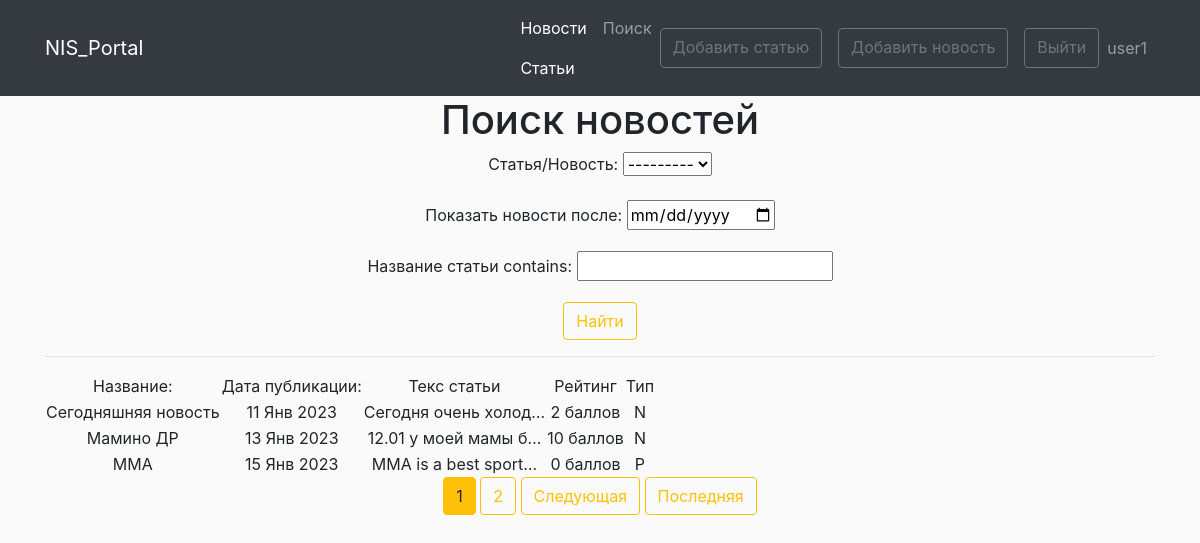
The page /posts/search (signed in) on the database its author committed.
### news/models.py (models this page shows, shortened)
class Post(models.Model):
    post = 'P'
    news = 'N'
    author = models.ForeignKey(Author, verbose_name='Автор', on_delete=models.CASCADE, related_name='posts')
    select = models.CharField('Статья/Новость', max_length=10, choices=SELECT, default=post)
    date = models.DateTimeField('Дата', default=timezone.now)
    categories = models.ManyToManyField(Category, through='PostCategory')
    title = models.CharField('Название статьи', max_length=120, unique=True)
    text = models.TextField('Основной текст статьи')
    rating_post = models.IntegerField(default=0)
    class Meta:
        verbose_name = 'Пост'
        verbose_name_plural = 'Посты'

### news/views.py (the view)
# urls.py: path('search', views.SearchNewsView.as_view(), name='news-search'),
class SearchNewsView(ListView):
    model = Post
    template_name = 'news/searchNews.html'
    context_object_name = 'news'
    paginate_by = 3
    def get_queryset(self):
        queryset = super().get_queryset()
        self.filterset = NewsFilter(self.request.GET, queryset)
        return self.filterset.qs
    def get_context_data(self, **kwargs):
        context = super().get_context_data(**kwargs)
        context['filterset'] = self.filterset
        return context

### news/templatetags/custom_filters.py (called while the page is built)
@register.filter()
def currency(value, code):
    postfix = CURRENCIES_SYMBOLS[code]
    return f'{value} {postfix}'

### news/templatetags/custom_tags.py (called while the page is built)
@register.simple_tag(takes_context=True)
def url_replace(context, **kwargs):
    d = context['request'].GET.copy()
    for k, v in kwargs.items():
        d[k] = v
    return d.urlencode()

### news/templates/news/searchNews.html (shortened to what this page needs)
{% extends 'news/base.html' %}
{% load custom_filters %}
{% load custom_tags %}
{% block content %}
   <h1>Поиск новостей</h1>
   <form action="" method="get">
       {{ filterset.form.as_p }}
       <input type="submit" class="btn btn-outline-warning" value="Найти" />
   </form>
   <hr>
    {% if news %}
       <table>
           <tr>
               <td>Название:</td>
               <td>Дата публикации:</td>
               <td>Текс статьи</td>
               <td>Рейтинг</td>
               <td>Тип</td>
           </tr>
           {% for new in news %}
           <tr>
               <td>{{ new.title }}</td>
               <td>{{ new.date|date:'d M Y' }}</td>
               <td>{{ new.text|truncatechars:20 }}</td>
               <td>{{ new.rating_post|currency:"score" }}</td>
               <td>{{ new.select }}</td>
           </tr>
           {% endfor %}
       </table>
 {% endif %}
   {% if is_paginated %}
      {% for num in page_obj.paginator.page_range %}
        {% if num == page_obj.number %}
          <button class="btn btn-warning">{{ num }}</button>
        {% elif num > page_obj.number|add:'-2' and num < page_obj.number|add:'2' %}
          <a href="?page={{ num }}" class="btn btn-outline-warning">{{ num }}</a>
        {% endif %}
      {% endfor %}
      {% if page_obj.has_next %}
        <a href="?{% url_replace page=page_obj.next_page_number %}" class="btn btn-outline-warning">Следующая</a>
        <a href="?{% url_replace page=page_obj.paginator.num_pages %}" class="btn btn-outline-warning">Последняя</a>
      {% endif %}
    {% endif %}
{% endblock content %}

### news/templates/news/base.html (shortened to what this page needs)
<!DOCTYPE html>
<html lang="en">
    <head>
        {% load static %}
        <link rel="stylesheet" href="https://stackpath.bootstrapcdn.com/bootstrap/4.1.3/css/bootstrap.min.css">
        <link href="{% static 'news/main.css' %}" rel="stylesheet" />
    </head>
    <body>
        <nav class="navbar navbar-expand-lg navbar-dark bg-dark static-top">
   <div class="container">
       <a class="navbar-brand" href="#">NIS_Portal</a>
       <div class="collapse navbar-collapse" id="navbarResponsive">
           <ul class="navbar-nav ml-auto">
               <li class="nav-item active">
                   <a class="nav-link" href="{% url 'news-main' %}">Новости
                   </a>
                   <a class="nav-link" href="{% url 'articles-main' %}">Статьи
                   </a>
               </li>
               <li class="nav-item">
                   <a class="nav-link" href="{% url 'news-search' %}">Поиск</a>
               </li>
           </ul>
           <div class="navbar-nav">
               {% if user.is_authenticated %}
               <a href="{% url 'articles-create' %}" class="btn btn-outline-secondary mr-3">Добавить статью</a>
               <a href="{% url 'news-create' %}" class="btn btn-outline-secondary mr-3">Добавить новость</a>
               <a href="{% url 'user-exit' %}" class="btn btn-outline-secondary">Выйти</a>
               <a class="nav-link" href="{% url 'profile' %}">{{ user.username }}</a>
               {% else %}
                <a href="{% url 'user-input' %}" class="btn btn-outline-secondary">Войти</a>
                <a href="{% url 'reg' %}" class="btn btn-outline-secondary mr-2">Регистрация</a>
               {% endif %}
           </div>
       </div>
   </div>
</nav>
        <div class="container">
            <div class="row">
                <div class="col-lg-12 text-center">
           {% block content %}
           {% endblock content %}
                </div>
            </div>
        </div>
    </body>
</html>

### news/static/news/main.css (style rules this page uses)
body { background: #fafafa }

### rows shown on the page
Post: title "Сегодняшняя новость", date "11 Янв 2023", text "Сегодня очень холод…", rating_post "2 баллов", select "N"
Post: title "Мамино ДР", date "13 Янв 2023", text "12.01 у моей мамы б…", rating_post "10 баллов", select "N"
Post: title "MMA", date "15 Янв 2023", text "MMA is a best sport…", rating_post "0 баллов", select "P"

### other values the page prints
{{ user.username }} "user1"
{{ num }} "1"
{{ num }} "2"
